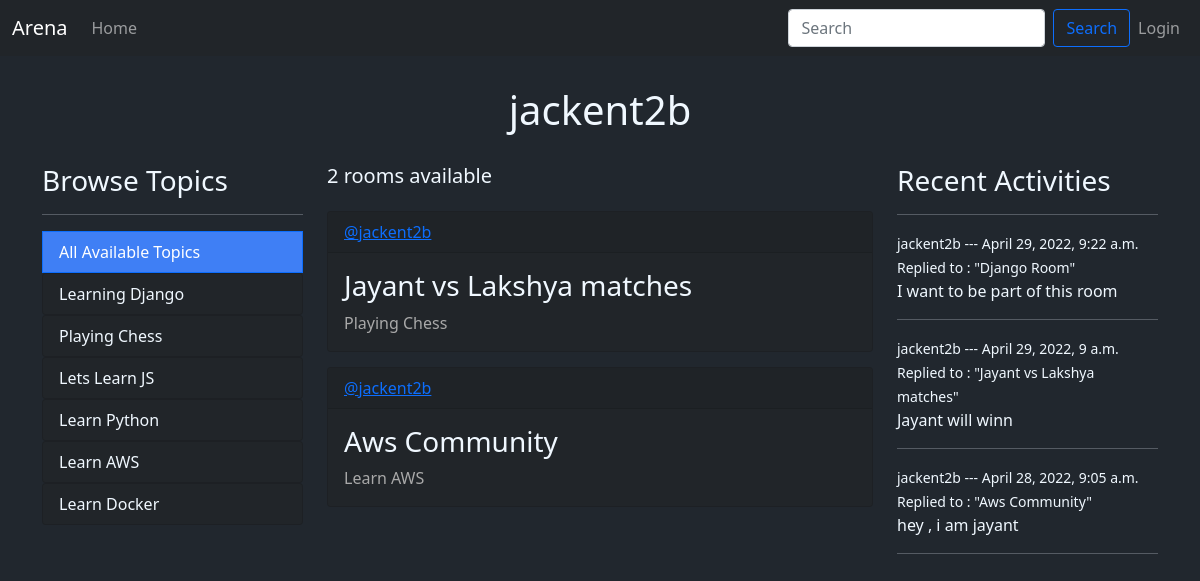
/user-profile/3/, run on the app's committed database.
### myapp/models.py (models this page shows, shortened)
class Topic(models.Model):
    name = models.CharField(max_length=100)

class Room(models.Model):
    host =  models.ForeignKey(User, on_delete=models.SET_NULL, null= True)
    topic = models.ForeignKey(Topic, on_delete=models.SET_NULL, null= True)
    name = models.CharField(max_length=100)
    description = models.TextField(null=True, blank=True)
    participants = models.ManyToManyField(User,related_name='participants', blank=True)
    updated = models.DateField(auto_now=True)
    created = models.DateTimeField(auto_now_add=True)
    class Meta:
        ordering = ['-updated','-created']
    def __str__(self):
        return self.name

class Message(models.Model):
    user = models.ForeignKey(User,on_delete=models.CASCADE)
    room = models.ForeignKey(Room,on_delete=models.CASCADE)
    body = models.TextField()
    updated = models.DateField(auto_now=True)
    created = models.DateTimeField(auto_now_add=True)
    class Meta:
        ordering = ['-updated','-created']

### myapp/views.py (the view)
# urls.py: path('user-profile/<str:pk>/', views.userProfile, name="user-profile"),
def userProfile(request,pk):
    user = User.objects.get(id=pk)
    rooms = user.room_set.all()
    room_messages = user.message_set.all()
    room_count = rooms.count()
    topics = Topic.objects.all()
    context={'user':user,'rooms':rooms,'topics':topics,'room_messages':room_messages,'room_count':room_count}
    return render(request, 'profile.html',context)

### templates/profile.html (shortened to what this page needs)
{% extends 'main.html' %}
{% block content %}
<p style="font-size: 2.5rem;text-align: center; margin: 1.5rem auto;" >{{user.username}}
</p>
<div class="container">
    <div class="row">
        <div class="col-3">
            {% include 'topics.html' %}
        </div>
        <div class="col-6">
            {% include 'feed_component.html' %}
        </div>
        <div class="col-3">
            {% include 'activity_component.html' %}
        </div>
    </div>
</div>
{% endblock content %}

### templates/topics.html
<div>
  <h3>Browse Topics</h3>
  <hr />
  <a
    href="{% url 'home' %}"
    class="list-group-item list-group-item-action active"
    aria-current="true"
    style="background-color:rgb(63, 127, 245)"
  >
    All Available Topics
  </a>
  {% for topic in topics%}
  <div class="list-group">
    <a
      href="{% url 'home' %}?q={{topic.name}}"
      class="list-group-item list-group-item-action"
      style="background-color: #212529; color: aliceblue;"
      >{{topic.name}}</a
    >
  </div>
  {%endfor%}
</div>

### templates/feed_component.html (shortened to what this page needs)
<div class="row">
  <div class="col-8">
    <h5>{{room_count}} rooms available</h5>
  </div>
</div>
<div>
  {% for room in rooms%}
  <div class="card" style="margin-top: 15px; background-color: #212529">
    <div class="card-header" style="color: rgb(63, 127, 245)">
      <a href="/user-profile/{{room.host.id}}">@{{room.host.username}}</a>
    </div>
    <div class="card-body">
      <h3 class="card-title">
        <a
          style="text-decoration: none; color: aliceblue"
          href="/room/{{room.id}}"
          >{{room.name}}</a
        >
      </h3>
      <p class="card-text" style="color: darkgray">{{room.topic.name}}</p>
    </div>
  </div>
  {% endfor %}
</div>

### templates/activity_component.html (shortened to what this page needs)
<h3>Recent Activities</h3>
<hr />
{% for message in room_messages %}
<div>
  <small>{{message.user}} --- {{message.created}}</small>
  <small>Replied to : "{{message.room}}"</small>
  <p>{{message.body}}</p>
  <hr />
</div>
{% endfor %}

### templates/main.html (style rules this page uses)
body { margin-top: 5rem; background-color: #21272e; color: aliceblue; }

### data on the page
Topic: name "Learning Django"
Topic: name "Playing Chess"
Topic: name "Lets Learn JS"
Topic: name "Learn Python"
Topic: name "Learn AWS"
Topic: name "Learn Docker"
Room: host.username "jackent2b", name "Jayant vs Lakshya matches", topic.name "Playing Chess"
Room: host.username "jackent2b", name "Aws Community", topic.name "Learn AWS"
Message: user "jackent2b", created "April 29, 2022, 9:22 a.m.", room "Django Room", body "I want to be part of this room"
Message: user "jackent2b", created "April 29, 2022, 9 a.m.", room "Jayant vs Lakshya matches", body "Jayant will winn"
Message: user "jackent2b", created "April 28, 2022, 9:05 a.m.", room "Aws Community", body "hey , i am jayant"

### other printed values
{{ user.username }} "jackent2b"
{{ room_count }} "2"
